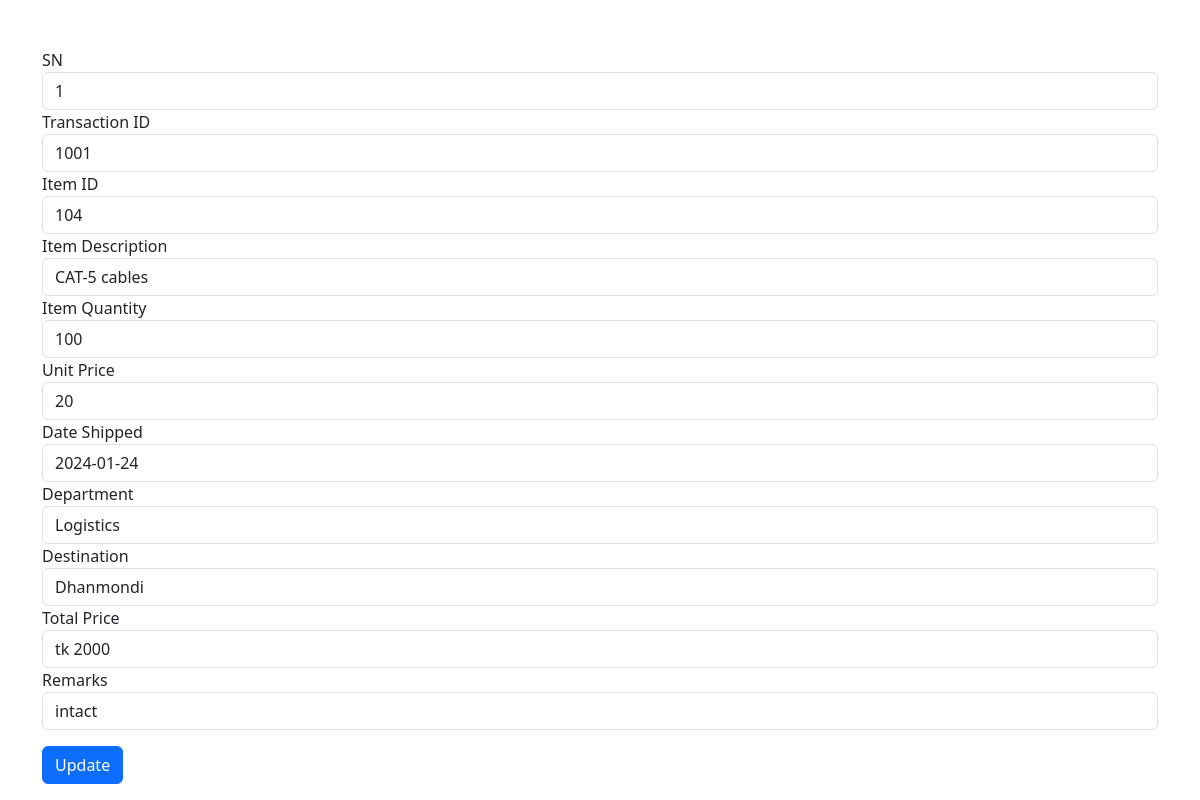
/update_outb.php?SN=1, run on the app's committed database.
### tables this page shows
CREATE TABLE `outbound` (
  `SN` int(11) NOT NULL,
  `trx_id` varchar(1000) NOT NULL,
  `item_id` varchar(6) NOT NULL,
  `item_description` varchar(50) NOT NULL,
  `item_quantity` varchar(100) NOT NULL,
  `unit_price` varchar(10000) NOT NULL,
  `date_shipped` date NOT NULL,
  `department` varchar(50) NOT NULL,
  `destination` varchar(50) NOT NULL,
  `total_price` varchar(100) NOT NULL,
  `remarks` varchar(500) NOT NULL,
  `updated_by` varchar(50) NOT NULL,
  `updated_time` timestamp NOT NULL DEFAULT current_timestamp() ON UPDATE current_timestamp()
);

### update_outb.php (the view, shortened to what this page needs)
<?php
include 'config.php';
if(isset($_GET['SN'])) {
    $SN = $_GET['SN'];
    $SN = mysqli_real_escape_string($conn, $SN);
    $sql = "SELECT * FROM outbound WHERE SN = $SN";
    $result = mysqli_query($conn, $sql);
    if($result && mysqli_num_rows($result) > 0) {
        $row = mysqli_fetch_assoc($result);
        $trx_id = $row['trx_id'];
        $item_id = $row['item_id'];
        $item_description = $row['item_description'];
        $item_quantity = $row['item_quantity'];
        $unit_price = $row['unit_price'];
        $date_shipped = $row['date_shipped'];
        $department = $row['department'];
        $destination = $row['destination'];
        $total_price = $row['total_price'];
        $remarks = $row['remarks'];
    } else {
        echo "No record found for SN: $SN";
        exit;
    }
} else {
    echo "No SN specified";
    exit;
}
?>
<!doctype html>
<html lang="ar">
<head>
    <link rel="stylesheet" href="https://cdn.jsdelivr.net/npm/bootstrap@5.3.2/dist/css/bootstrap.rtl.min.css">
</head>
<body>
    <div class="container mt-5 ">
        <form method="post">
            <div class="form-group">
                <label>SN</label>
                <input type="text" class="form-control" placeholder="Enter serial number" name="SN" value="<?php echo $SN; ?>" readonly>
            </div>
            <div class="form-group">
                <label>Transaction ID</label>
                <input type="text" class="form-control" placeholder="Enter transaction ID" name="trx_id" value="<?php echo $trx_id; ?>">
            </div>
            <div class="form-group">
                <label>Item ID</label>
                <input type="text" class="form-control" placeholder="Enter item ID" name="item_id" value="<?php echo $item_id; ?>">
            </div>
            <div class="form-group">
                <label>Item Description</label>
                <input type="text" class="form-control" placeholder="Enter item description" name="item_description" value="<?php echo $item_description; ?>">
            </div>
            <div class="form-group">
                <label>Item Quantity</label>
                <input type="text" class="form-control" placeholder="Enter item quantity" name="item_quantity" value="<?php echo $item_quantity; ?>">
            </div>
            <div class="form-group">
                <label>Unit Price</label>
                <input type="text" class="form-control" placeholder="Enter unit price" name="unit_price" value="<?php echo $unit_price; ?>">
            </div>
            <div class="form-group">
                <label>Date Shipped</label>
                <input type="text" class="form-control" placeholder="Enter date shipped" name="date_shipped" value="<?php echo $date_shipped; ?>">
            </div>
            <div class="form-group">
                <label>Department</label>
                <input type="text" class="form-control" placeholder="Enter department" name="department" value="<?php echo $department; ?>">
            </div>
            <div class="form-group">
                <label>Destination</label>
                <input type="text" class="form-control" placeholder="Enter destination" name="destination" value="<?php echo $destination; ?>">
            </div>
            <div class="form-group">
                <label>Total Price</label>
                <input type="text" class="form-control" placeholder="Enter total price" name="total_price" value="<?php echo $total_price; ?>">
            </div>
            <div class="form-group">
                <label>Remarks</label>
                <input type="text" class="form-control" placeholder="Enter remarks" name="remarks" value="<?php echo $remarks; ?>">
            </div>
            <button type="submit" class="btn btn-primary my-3" name="submit">Update</button>
        </form>
    </div>
</body>
</html>

### data on the page
outbound: trx_id "1001", item_id "104", item_description "CAT-5 cables", item_quantity "100", unit_price "20", date_shipped "2024-01-24", department "Logistics", destination "Dhanmondi", total_price "tk 2000", remarks "intact"
